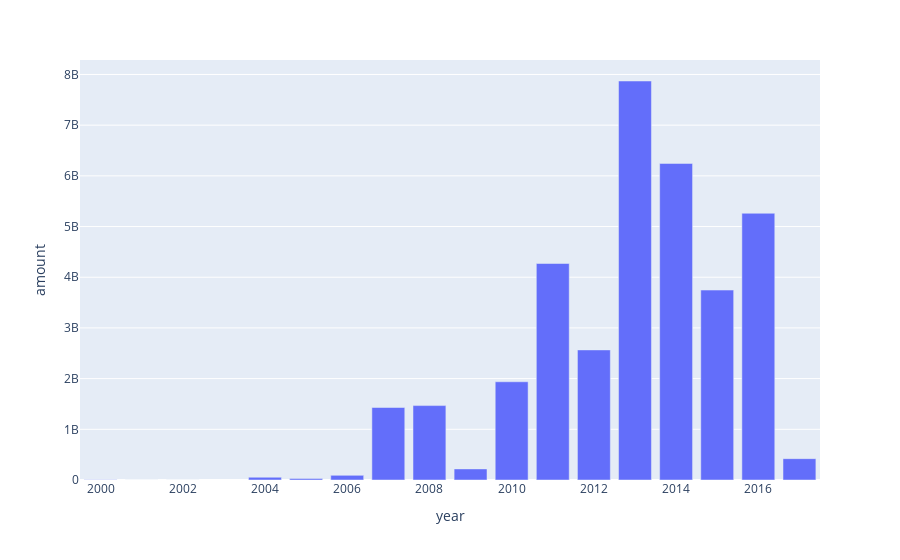

Here is the notebook cell this chart was saved with:
### Markdown cell above
送金量について見てみます。

### Code cell
px.bar(res_df, x='year', y='amount')

### Figure 1 — Plotly figure (JSON) as saved in the notebook; plotly's stock layout.template omitted (floating-point values rounded to 4 significant figures)
{"data": [{"alignmentgroup": "True", "hoverlabel": {"namelength": 0}, "hovertemplate": "year=%{x}<br>amount=%{y}", "legendgroup": "", "marker": {"color": "#636efa"}, "name": "", "offsetgroup": "", "orientation": "v", "showlegend": false, "textposition": "auto", "type": "bar", "x": [2000, 2001, 2002, 2004, 2005, 2006, 2007, 2008, 2009, 2010, 2011, 2012, 2013, 2014, 2015, 2016, 2017, null], "xaxis": "x", "y": [5700000.0, 7770.0, 9402, 54510000.0, 30250000.0, 91271500, 1430000000.0, 1468000000.0, 218800000.0, 1938000000.0, 4271000000.0, 2566000000.0, 7871000000.0, 6245000000.0, 3747000000.0, 5262000000.0, 420800000.0, 61700000.0], "yaxis": "y"}], "layout": {"autosize": true, "barmode": "relative", "legend": {"tracegroupgap": 0}, "margin": {"t": 60}, "xaxis": {"anchor": "y", "autorange": true, "domain": [0, 1], "range": [2000.0, 2018.0], "title": {"text": "year"}, "type": "linear"}, "yaxis": {"anchor": "x", "autorange": true, "domain": [0, 1], "range": [0, 8286000000.0], "title": {"text": "amount"}, "type": "linear"}}}
